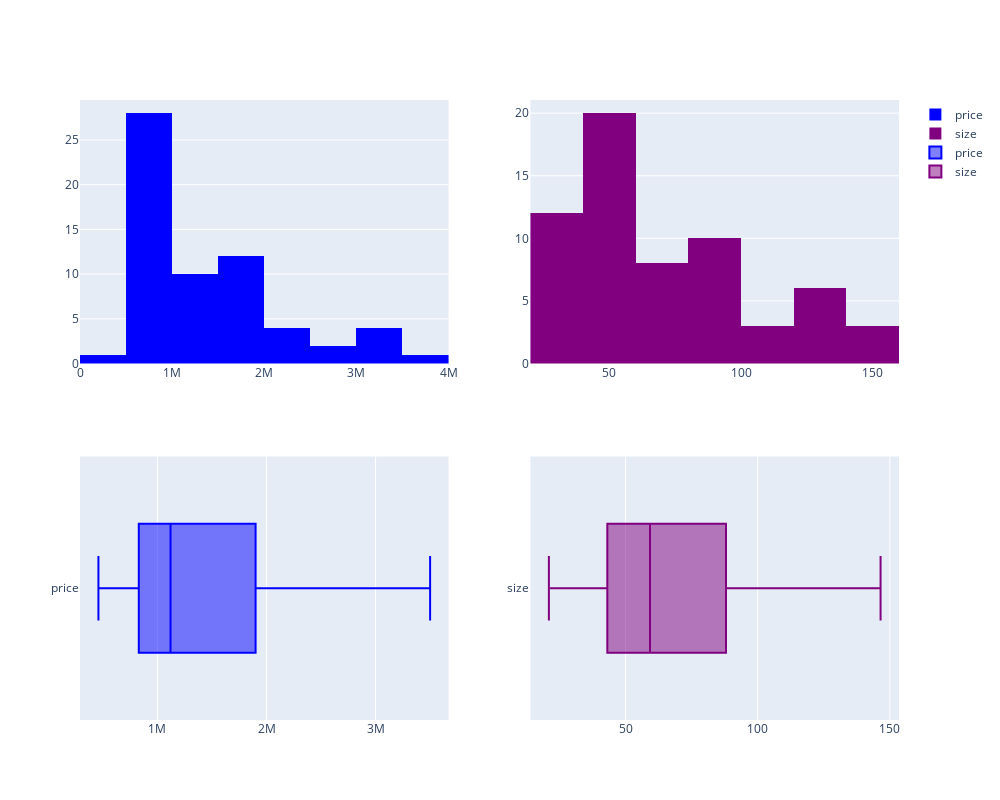

Here is the notebook cell this chart was saved with:
### Code cell
linear_reg = linear_reg_neigbourhood(df_housing, 'Mokotów')
